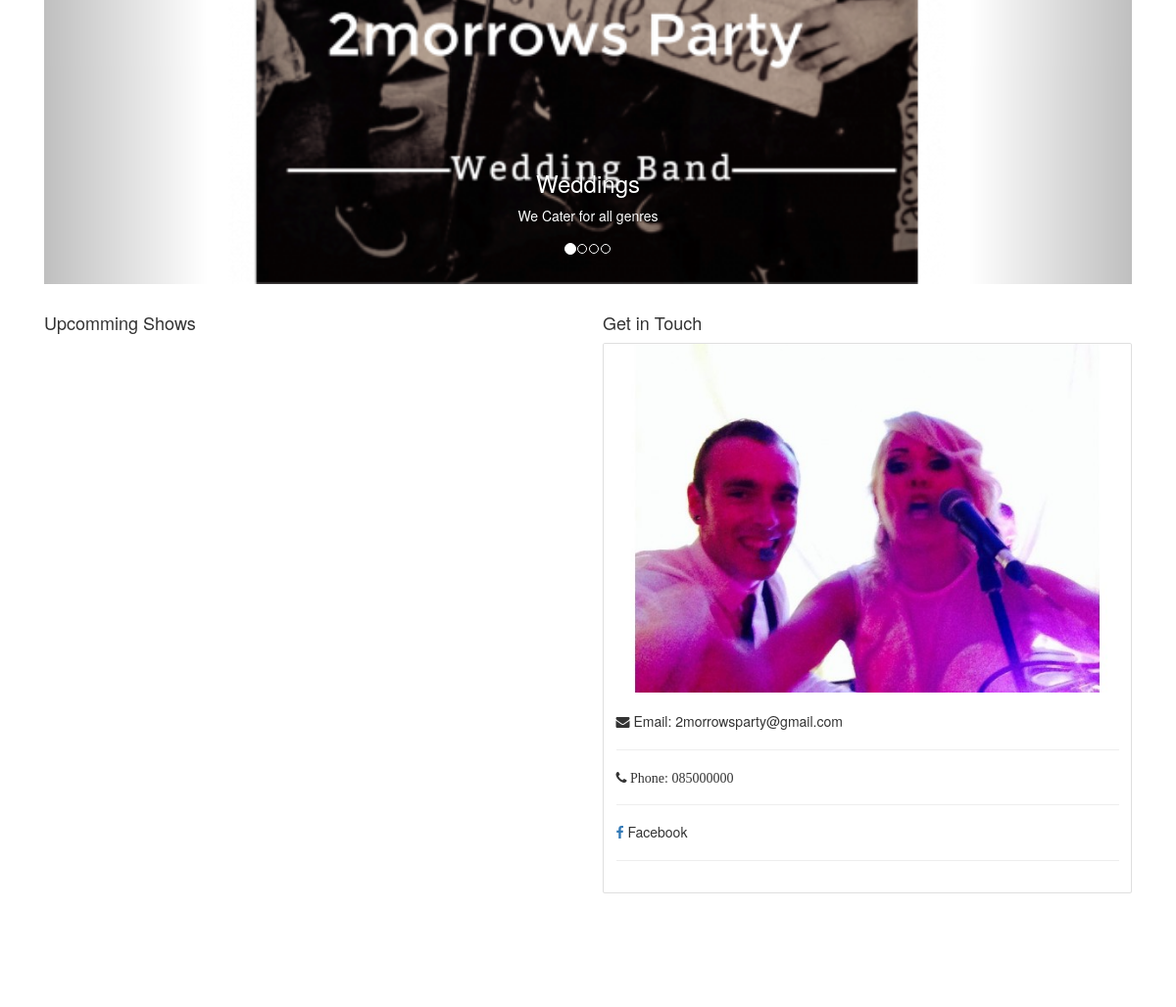
Before: / (middle part) with the older database file.
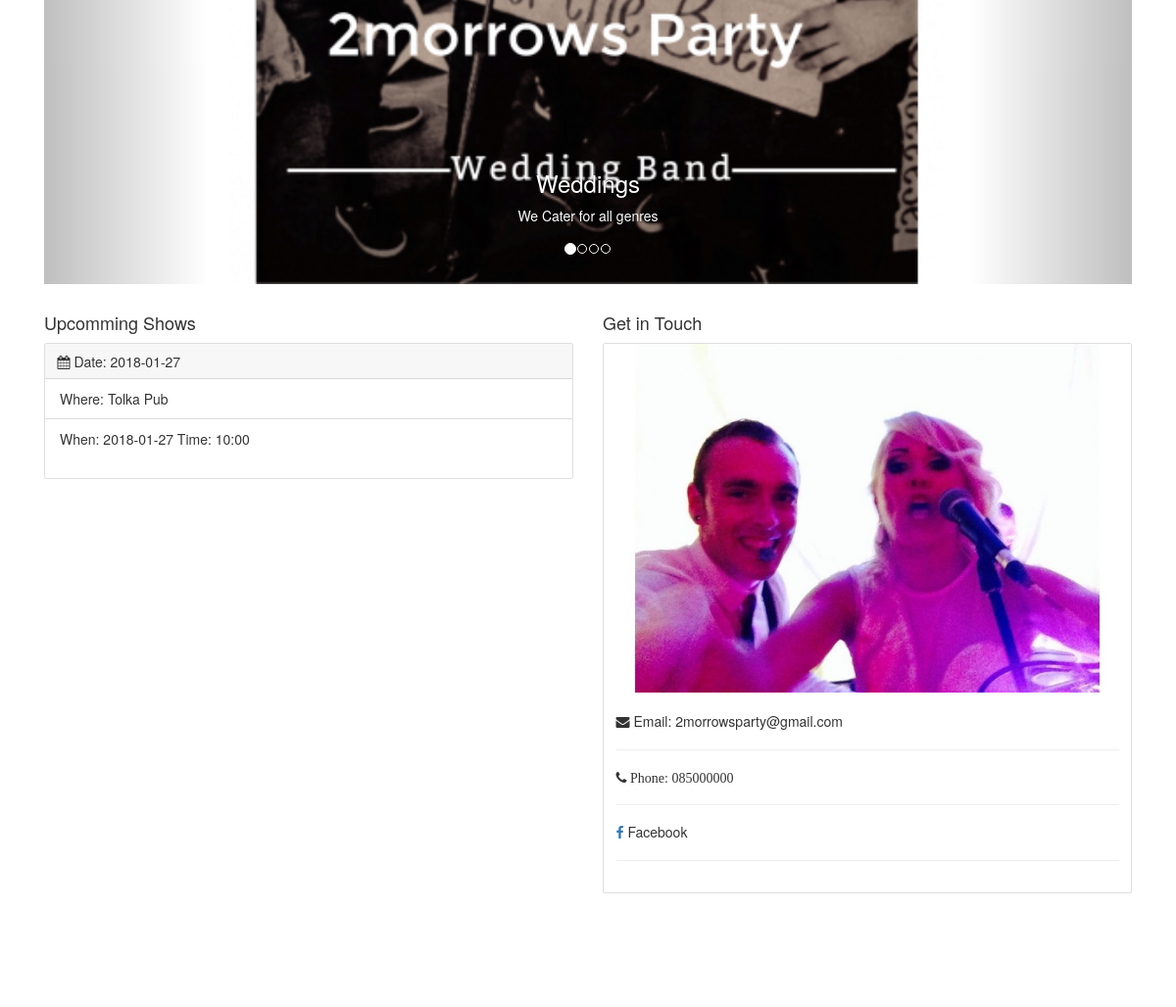
After: the same page with the newer database file.
### tables this page shows
CREATE TABLE `shows` (
  `id` int(11) NOT NULL,
  `date` date NOT NULL,
  `location` varchar(255) NOT NULL,
  `time` int(11) NOT NULL
);

### index.php (the view, shortened to what this page needs)
<?php
include 'db/database.php';
?>
<!doctype html>
<html lang="en">
  <head>
  <link rel="stylesheet" href="https://maxcdn.bootstrapcdn.com/bootstrap/4.0.0-beta.3/css/bootstrap.min.css">
 <link href="css/bootstrap.min.css" rel="stylesheet">
 <link rel="stylesheet" href="https://cdnjs.cloudflare.com/ajax/libs/font-awesome/4.7.0/css/font-awesome.min.css">
    <link href="css/main.css" rel="stylesheet">
    <link rel="stylesheet" href="https://maxcdn.bootstrapcdn.com/bootstrap/3.3.7/css/bootstrap.min.css">
  </head>
  <body>
    <div class="container">
      <main role="main">
        <div id="carouselExampleIndicators" class="carousel slide" data-ride="carousel">
          <div id="myCarousel" class="carousel slide" data-ride="carousel">
            <ol class="carousel-indicators">
              <li data-target="#myCarousel" data-slide-to="0" class="active"></li>
              <li data-target="#myCarousel" data-slide-to="1"></li>
              <li data-target="#myCarousel" data-slide-to="2"></li>
              <li data-target="#myCarousel" data-slide-to="3"></li>
            </ol>
            <div class="carousel-inner" role="listbox">
              <div class="item active">
                <img src="images/sp24.png" alt="2mp" width="460" height="345">
                <div class="carousel-caption">
                  <h3>Weddings</h3>
                  <p>We Cater for all genres</p>
                </div>
              </div>
            </div>
            <a class="left carousel-control" href="#myCarousel" role="button" data-slide="prev">
            </a>
            <a class="right carousel-control" href="#myCarousel" role="button" data-slide="next">
            </a>
          </div>
          <br>
          <div class="row marketing">
            <div class="col-lg-6">
              <h4>Upcomming Shows</h4>
        <?php
            $query1 = "SELECT * FROM shows; ";
            $run = $mysqli->query($query1);
            while ($row = $run->fetch_array()) {
                $location= $row['location'];
                $date = $row['date'];
                $time= $row['time'];
                echo '
                <div class="card" style="width: 100%;">
          <div class="card-header">
            <i class="fa fa-calendar" aria-hidden="true"></i> Date: '.$date.'
          </div>
          <ul class="list-group list-group-flush">
            <li class="list-group-item">Where: '.$location.'</li>
            <li class="list-group-item">When: '.$date.' Time: '.$time.':00</li>
          </ul>
        </div>
        <br>
              ';
            }
         ?>
              </div>
            <div class="col-lg-6" id="videoBlock">
              <h4>Get in Touch</h4>
              <div class="card" style="width: 100%;">
  <img class="card-img-top" src="images/sp5.jpg" alt="image">
  <div class="card-body">
    <h5 class="card-title"><i class="fa fa-envelope" aria-hidden="true"></i> Email: 2morrowsparty@gmail.com </i></a></h5>
    <hr>
  <h5 class="card-title"><i class="fa fa-phone" aria-hidden="true">  Phone: 085000000</i></h5>
<hr>
<h5 class="card-title">        <a href="https://www.facebook.com/2morrowsParty"><i class="fa fa-facebook"></i></a>
 Facebook</h5>
<hr>
  </div>
</div>
              </div>
          </div>
      </main>
    </div>
  </body>
</html>

### css/main.css (style rules this page uses)
.container { width: 100%; padding-right: 15px; padding-left: 15px; margin-right: auto; margin-left: auto; padding-top: 3%; }
#videoBlock { margin-bottom: 10%; }

### index.php (style rules this page uses)
.carousel-inner > .item > img, .carousel-inner > .item > a > img { width: 100%; }

Changed rows visible on the page:
added shows: date "2018-01-27", location "Tolka Pub", time "10"
